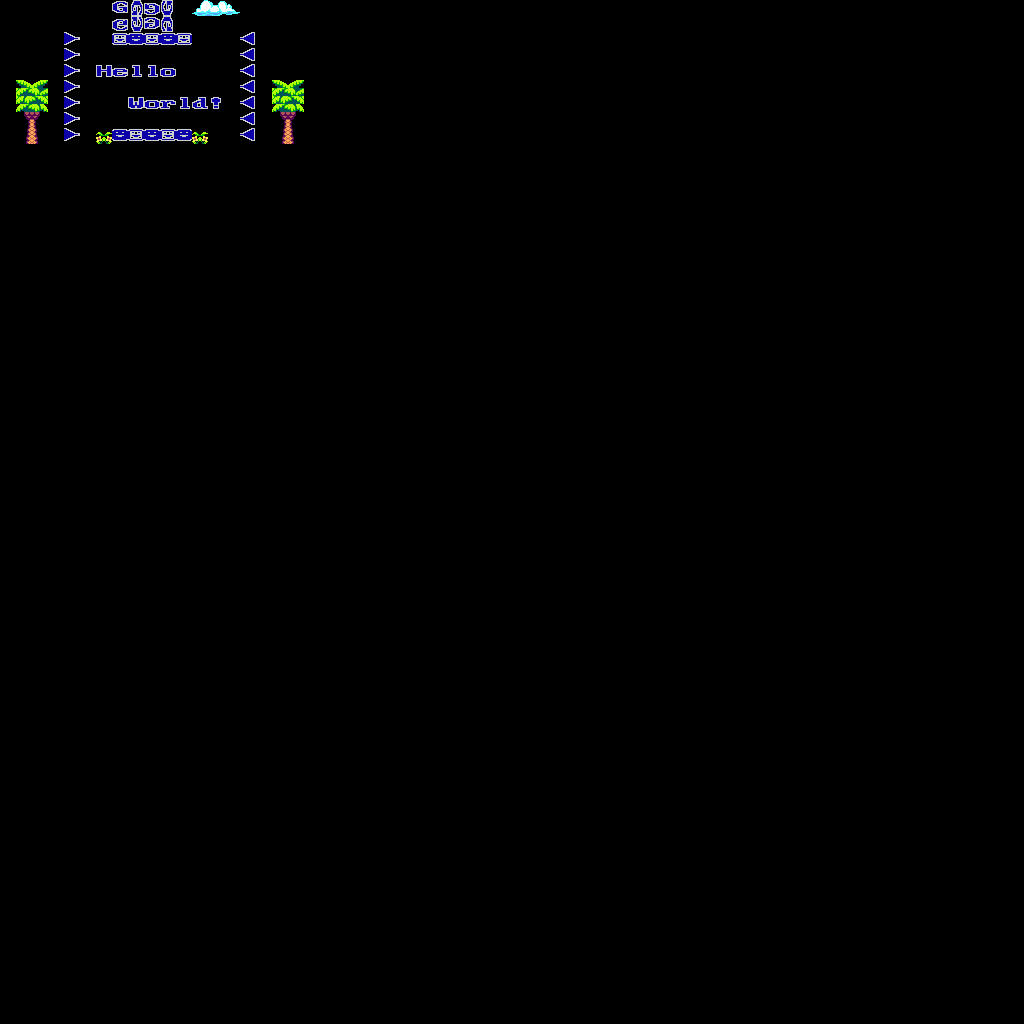

The image is a tile-based game level rendered from a .tmx file. Its description and source (layers, tilesets, objects; grid data summarised) follow:
An orthogonal 64x64 tile map with 16x16 px tiles, 1 tile layer (Tile Layer 1).

<map version="1.2" tiledversion="1.2.4" orientation="orthogonal" renderorder="right-down" width="64" height="64" tilewidth="16" tileheight="16" infinite="0" nextlayerid="2" nextobjectid="1">
 <tileset firstgid="1" source="../soc/ipl/default-tiles.tsx" />
 <layer id="1" name="Tile Layer 1" width="64" height="64">
  <data>[4096 cells, 4095 non-empty, 26 distinct tile ids]</data>
 </layer>
</map>
